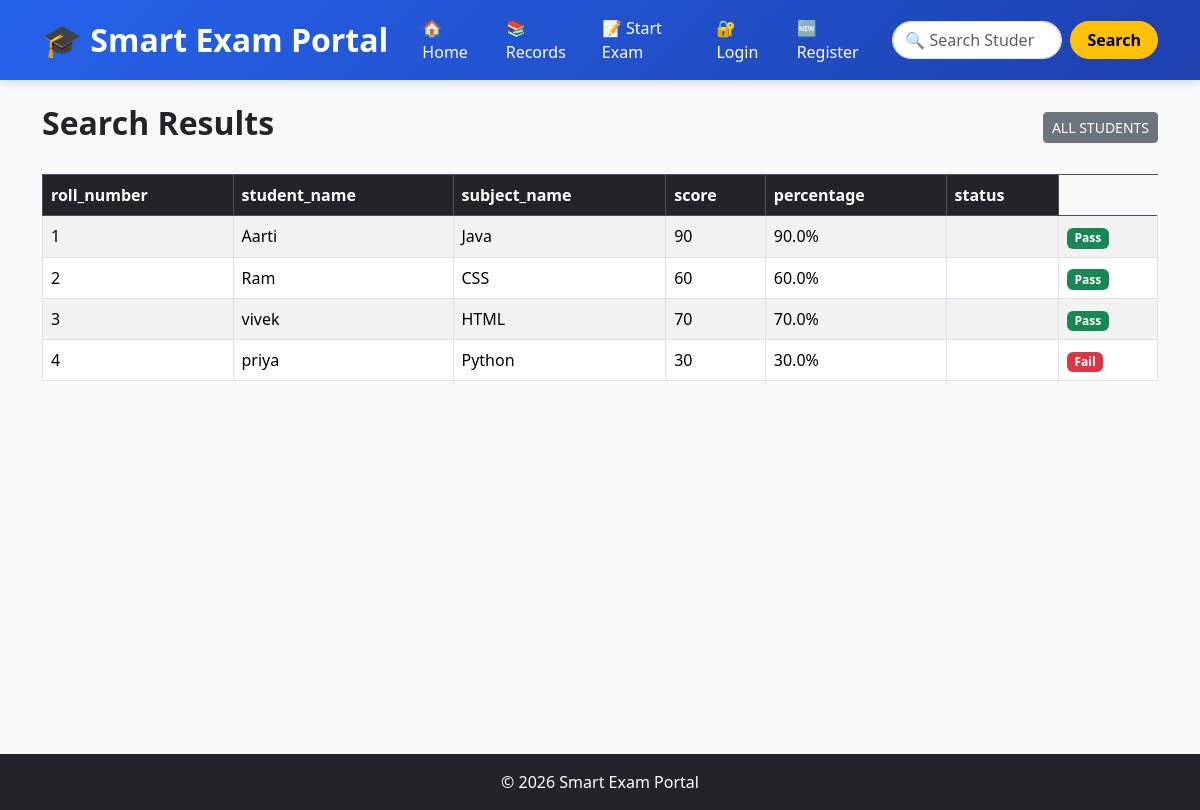
Screenshot of /search with the database file from the repository.
### tables this page shows
CREATE TABLE students (
        id INTEGER PRIMARY KEY AUTOINCREMENT,
        roll_number INTEGER,
        student_name TEXT NOT NULL,
        subject_id INTEGER,
        score INTEGER,
        percentage REAL,
        exam_date TEXT,
        FOREIGN KEY(subject_id) REFERENCES subjects(id)
    );

CREATE TABLE subjects (
        id INTEGER PRIMARY KEY AUTOINCREMENT,
        name TEXT NOT NULL UNIQUE
    );

### app.py (the view)
@app.route("/search")
def search():
    q = request.args.get("q", "")
    conn = get_db()
    if q:
        students = conn.execute("""
            SELECT
                students.id,
                students.roll_number,
                students.student_name,
                students.score,
                students.percentage,
                students.exam_date,
                subjects.name AS subject_name
            FROM students
            LEFT JOIN subjects
            ON students.subject_id = subjects.id
            WHERE students.student_name LIKE ?
            OR CAST(students.roll_number AS TEXT) LIKE ?
        """, (f"%{q}%", f"%{q}%")).fetchall()
    else:
        students = conn.execute("""
            SELECT
                students.id,
                students.roll_number,
                students.student_name,
                students.score,
                students.percentage,
                students.exam_date,
                subjects.name AS subject_name
            FROM students
            LEFT JOIN subjects
            ON students.subject_id = subjects.id
        """).fetchall()
    conn.close()
    return render_template(
        "search.html",
        students=students,
        query=q
    )

### database.py (called while the page is built)
def get_db():
    conn = sqlite3.connect("myproject.db")
    conn.row_factory = sqlite3.Row
    return conn

### templates/search.html (shortened to what this page needs)
{% extends "base.html" %}
{% block content %}
<div class="d-flex justify-content-between align-items-center mb-4">
    <h2 class="fw-bold">Search Results</h2>
    <a href="{{ url_for('records') }}"
       class="btn btn-secondary btn-sm">
        ALL STUDENTS
    </a>
</div>
{% if students|length > 0 %}
<table class="table table-striped table-bordered table-hover">
    <thead class="table-dark">
        <tr>
            <th>roll_number</th>
            <th>student_name</th>
            <th>subject_name</th>
            <th>score</th>
            <th>percentage</th>
            <th>status</th>
        </tr>
    </thead>
    <tbody>
        {% for student in students %}
        <tr>
            <td>{{ student.roll_number }}</td>
            <td>{{ student.student_name }}</td>
            <td>{{ student.subject_name }}</td>
            <td>{{ student.score }}</td>
            <td>{{ student.percentage }}%</td>
            <td>{{ student.status }}</td>
            <td>
                {% if student.percentage >= 40 %}
                    <span class="badge bg-success">
                        Pass
                    </span>
                {% else %}
                    <span class="badge bg-danger">
                        Fail
                    </span>
                {% endif %}
            </td>
        </tr>
        {% endfor %}
    </tbody>
</table>
{% endif %}
{% endblock %}

### templates/base.html (style rules this page uses)
body { background-color:#f8f9fa; }

### rows the page displays
students: roll_number "1", student_name "Aarti", subject_name "Java", score "90", percentage "90.0", shows "Pass"
students: roll_number "2", student_name "Ram", subject_name "CSS", score "60", percentage "60.0", shows "Pass"
students: roll_number "3", student_name "vivek", subject_name "HTML", score "70", percentage "70.0", shows "Pass"
students: roll_number "4", student_name "priya", subject_name "Python", score "30", percentage "30.0", shows "Fail"
